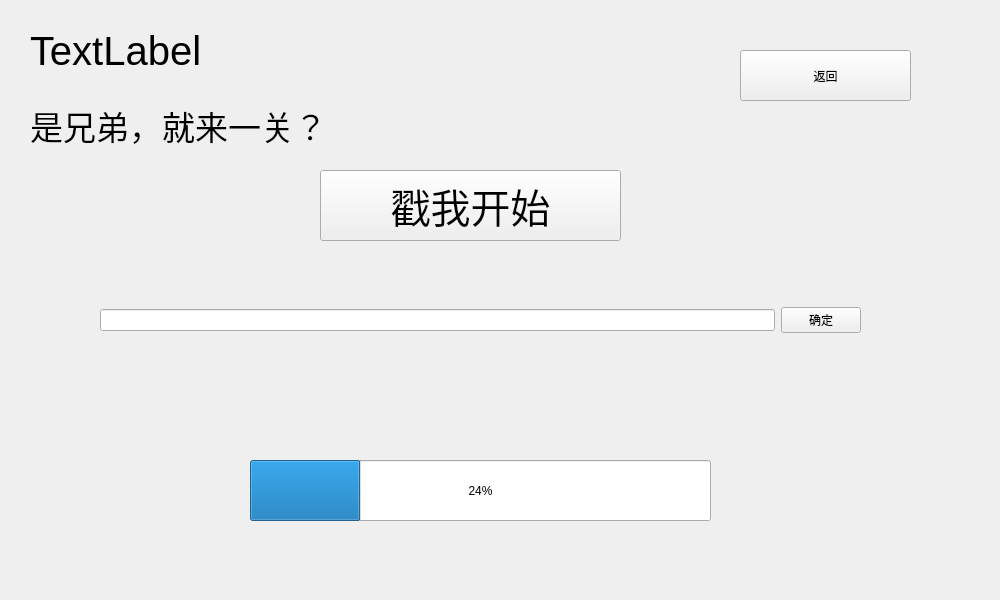
<?xml version="1.0" encoding="UTF-8"?>
<ui version="4.0">
 <class>Play_scene</class>
 <widget class="QWidget" name="Play_scene">
  <property name="geometry">
   <rect>
    <x>0</x>
    <y>0</y>
    <width>1000</width>
    <height>600</height>
   </rect>
  </property>
  <property name="minimumSize">
   <size>
    <width>1000</width>
    <height>600</height>
   </size>
  </property>
  <property name="maximumSize">
   <size>
    <width>1000</width>
    <height>600</height>
   </size>
  </property>
  <property name="windowTitle">
   <string>Form</string>
  </property>
  <widget class="QLabel" name="label">
   <property name="geometry">
    <rect>
     <x>30</x>
     <y>30</y>
     <width>281</width>
     <height>41</height>
    </rect>
   </property>
   <property name="font">
    <font>
     <pointsize>30</pointsize>
    </font>
   </property>
   <property name="text">
    <string>TextLabel</string>
   </property>
  </widget>
  <widget class="QLabel" name="label_2">
   <property name="geometry">
    <rect>
     <x>30</x>
     <y>90</y>
     <width>381</width>
     <height>71</height>
    </rect>
   </property>
   <property name="font">
    <font>
     <pointsize>25</pointsize>
    </font>
   </property>
   <property name="text">
    <string>是兄弟，就来一关？</string>
   </property>
  </widget>
  <widget class="QProgressBar" name="progressBar">
   <property name="geometry">
    <rect>
     <x>250</x>
     <y>460</y>
     <width>461</width>
     <height>61</height>
    </rect>
   </property>
   <property name="value">
    <number>24</number>
   </property>
  </widget>
  <widget class="QLabel" name="word">
   <property name="geometry">
    <rect>
     <x>360</x>
     <y>160</y>
     <width>281</width>
     <height>81</height>
    </rect>
   </property>
   <property name="font">
    <font>
     <pointsize>30</pointsize>
    </font>
   </property>
   <property name="text">
    <string>TextLabel</string>
   </property>
  </widget>
  <widget class="QWidget" name="widget" native="true">
   <property name="geometry">
    <rect>
     <x>100</x>
     <y>240</y>
     <width>761</width>
     <height>161</height>
    </rect>
   </property>
   <layout class="QHBoxLayout" name="horizontalLayout">
    <item>
     <widget class="QLineEdit" name="input"/>
    </item>
    <item>
     <widget class="QPushButton" name="pushButton">
      <property name="text">
       <string>确定</string>
      </property>
     </widget>
    </item>
   </layout>
  </widget>
  <widget class="QWidget" name="widget_2" native="true">
   <property name="geometry">
    <rect>
     <x>380</x>
     <y>330</y>
     <width>126</width>
     <height>44</height>
    </rect>
   </property>
   <layout class="QHBoxLayout" name="horizontalLayout_2"/>
  </widget>
  <widget class="QPushButton" name="start">
   <property name="geometry">
    <rect>
     <x>320</x>
     <y>170</y>
     <width>301</width>
     <height>71</height>
    </rect>
   </property>
   <property name="font">
    <font>
     <pointsize>30</pointsize>
    </font>
   </property>
   <property name="text">
    <string>戳我开始</string>
   </property>
  </widget>
  <widget class="QPushButton" name="exitsel">
   <property name="geometry">
    <rect>
     <x>740</x>
     <y>50</y>
     <width>171</width>
     <height>51</height>
    </rect>
   </property>
   <property name="text">
    <string>返回</string>
   </property>
  </widget>
 </widget>
 <resources/>
 <connections/>
</ui>
